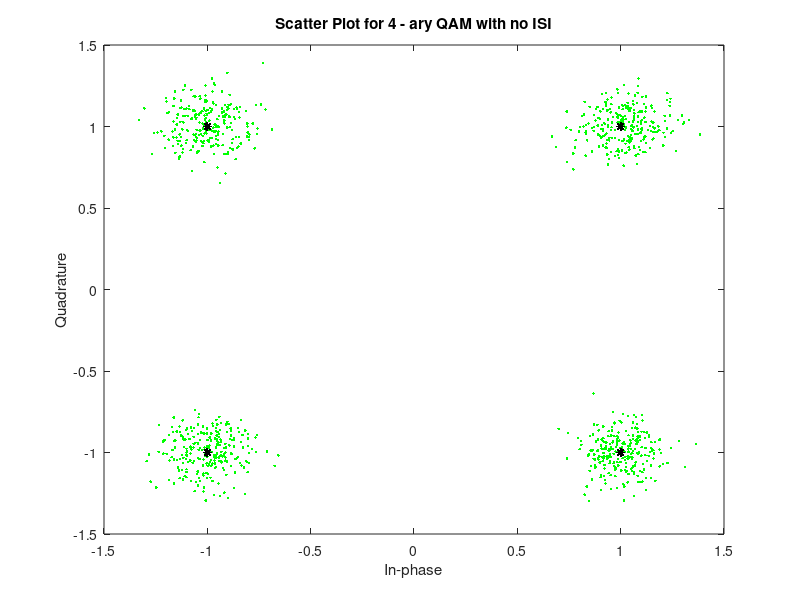
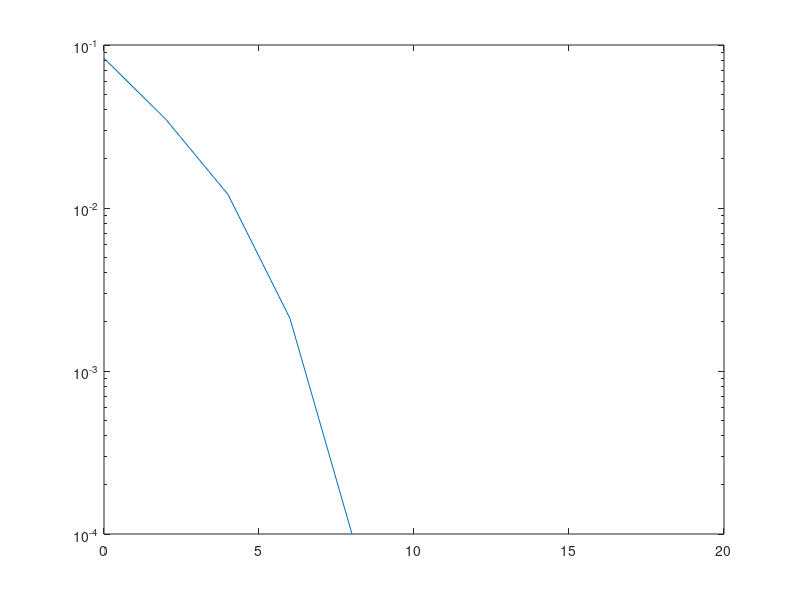

These figures' MATLAB source, in order: (Note: this script raises an error after producing the figures.)
%% ECE408 Wireless Communications
% Armaan Kohli
% Spring 2020
% Project 1
clear all;
close all;
clc;
%% QAM Simulation w/ No Channel

numIter = 5; % The number of iterations of the monte-carlo simulation
nSym = 1000; % The number of symbols per packet
SNR_Vec = 0:2:16;
lenSNR = length(SNR_Vec);

M = [4, 16]; % The M-ary number

chan = 1; % No channel

% Create a vector to store the BER computed during each iteration
berVec = zeros(numIter, lenSNR);

% Run the simulation numIter amount of times for both 4-ary and 16-ary QAM
for m = M
    for ii = 1:numIter
        
        K = log2(m); % COMMENT HERE
        % Generating random bits to send
        bits = randi(2,[nSym*K, 1])-1; 
        
        % Reshape bits into K-tuples
        data = reshape(bits,length(bits)/K,K);   
        msg = bi2de(data);

        for jj = 1:lenSNR % One iteration of the simulation at each SNR

            tx = qammod(msg,m); % QAM modulate the signal

            txChan = tx; % Perfect channel - introduces no ISI

            % Convert from EbNo to SNR and add AWGN
            txNoisy = awgn(txChan,(10*log10(K) + SNR_Vec(jj)),'measured'); 
            
            rx = qamdemod(txNoisy,m); % Demodulate

            % Converting symbols back to bits
            dataOutMatrix = de2bi(rx,K);
            rxMSG = dataOutMatrix(:); 

            % Compute and store the BER for this iteration

            [~, berVec(ii,jj)] = biterr(bits, rxMSG);  
        end % End SNR iteration
    end % End numIter iteration
    
    % Generate plots for each M-ary scheme
    
    % Generate scatterplot
    title1 = sprintf("Scatter Plot for %d - ary QAM with no ISI",m);
    sPlotFig = scatterplot(txNoisy,1,0,'g.');
    hold on;
    figure(1);
    scatterplot(tx,1,0,'k*',sPlotFig)
    hold off;
    title(title1)

    % Compute and plot the mean BER
    ber = mean(berVec,1);
    figure(2)
    semilogy(SNR_Vec,ber)
    % Compute the theoretical BER for this scenario and graph waterfall 
    berTheory = berawgn(SNR_Vec, 'qam', m); % theoretical BER
    title2 = sprintf("BER Waterfall Curve for %d - ary QAM with no ISI",m);
    hold on
    semilogy(SNR_Vec, berTheory)
    xlabel('SNR(dB)');  ylabel('BER');
    legend('BER','Theoretical BER','Location','southwest')
    title(title2)

end % End M-ary iteration

%% Part 2: Equalizing a Channel with Moderate ISI for BPSK
